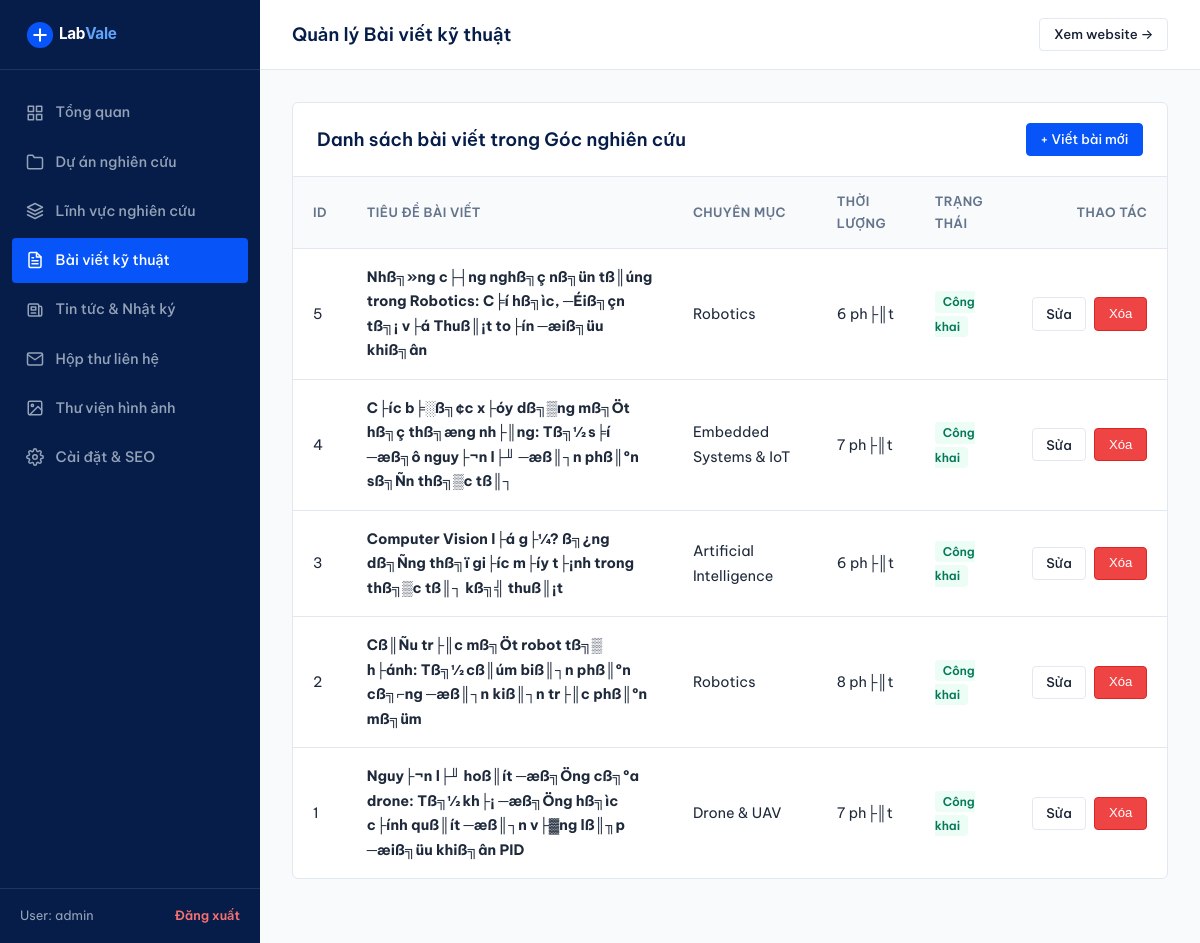
The app's page /admin/articles.php (signed in), older data.
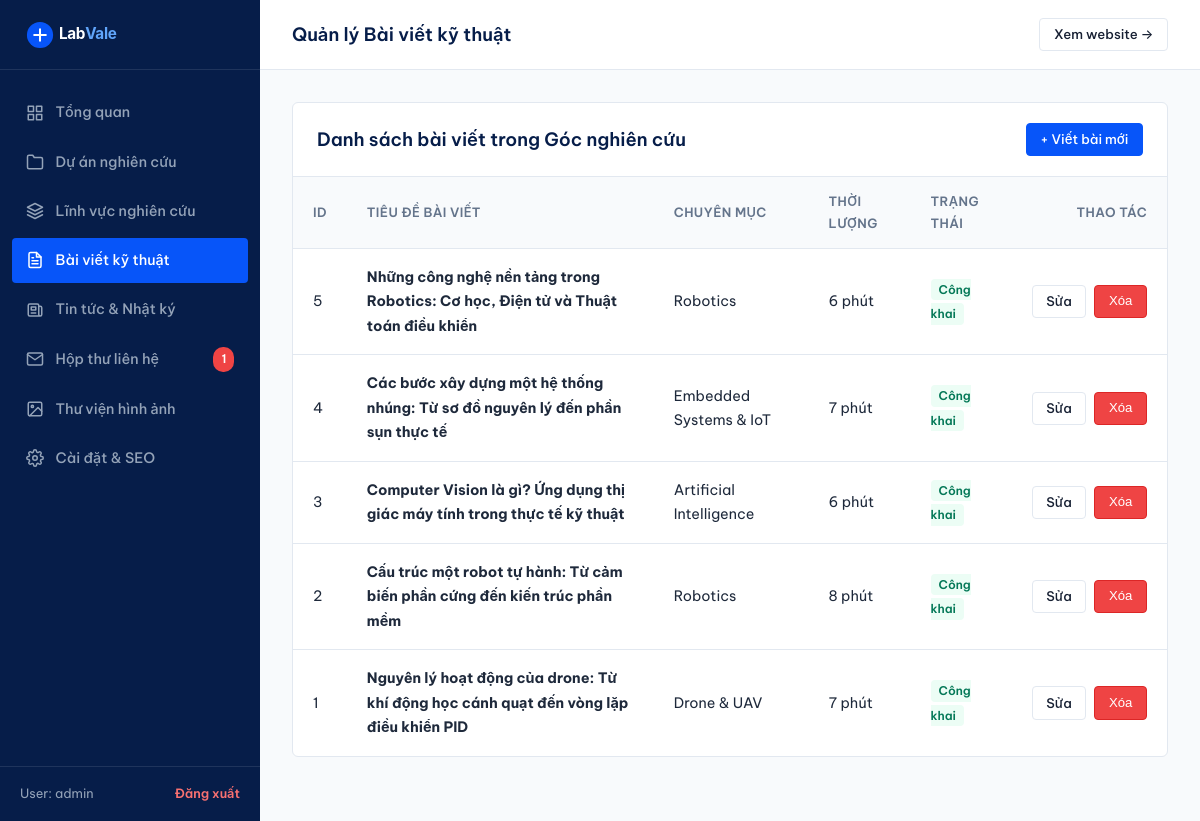
The same page, newer data.
### tables this page shows
CREATE TABLE `articles` (
  `id` int(11) NOT NULL AUTO_INCREMENT,
  `area_id` int(11) DEFAULT NULL,
  `title` varchar(255) NOT NULL,
  `slug` varchar(255) NOT NULL,
  `summary` text NOT NULL,
  `content` longtext NOT NULL,
  `image` varchar(255) NOT NULL,
  `reading_time` varchar(20) DEFAULT '6 phút',
  `author` varchar(100) DEFAULT 'LabVale Research Team',
  `tags` varchar(255) NOT NULL,
  `is_published` tinyint(1) DEFAULT 1,
  `views` int(11) DEFAULT 0,
  `published_at` datetime DEFAULT current_timestamp(),
  `created_at` datetime DEFAULT current_timestamp(),
  PRIMARY KEY (`id`),
  UNIQUE KEY `slug` (`slug`),
  KEY `area_id` (`area_id`),
  CONSTRAINT `fk_articles_area` FOREIGN KEY (`area_id`) REFERENCES `research_areas` (`id`) ON DELETE SET NULL
);

CREATE TABLE `research_areas` (
  `id` int(11) NOT NULL AUTO_INCREMENT,
  `slug` varchar(100) NOT NULL,
  `name` varchar(150) NOT NULL,
  `subtitle` varchar(255) NOT NULL,
  `icon_svg` text NOT NULL,
  `short_desc` text NOT NULL,
  `full_content` longtext NOT NULL,
  `image` varchar(255) NOT NULL,
  `sort_order` int(11) DEFAULT 0,
  `is_active` tinyint(1) DEFAULT 1,
  `created_at` datetime DEFAULT current_timestamp(),
  PRIMARY KEY (`id`),
  UNIQUE KEY `slug` (`slug`)
);

### includes/helpers.php (called while the page is built, shortened)
<?php
function url(string $path = ''): string {
    $cleanPath = '/' . ltrim($path, '/');
    if ($cleanPath === '/') {
        return BASE_PATH === '' ? '/' : BASE_PATH . '/';
    }
    return BASE_PATH . $cleanPath;
}
function asset(string $path = ''): string {
    $cleanPath = ltrim($path, '/');
    $fullUrl = url('assets/' . $cleanPath);
    $realPath = __DIR__ . '/../assets/' . $cleanPath;
    if (file_exists($realPath)) {
        return $fullUrl . '?v=' . filemtime($realPath);
    }
    return $fullUrl;
}
function e(?string $str): string {
    return htmlspecialchars($str ?? '', ENT_QUOTES, 'UTF-8');
}

### admin/articles.php (the view, shortened to what the changed rows need)
<?php
$adminNav = 'articles';
    ?>
    <?php
require_once __DIR__ . '/views/header.php';
$articles = $db->query("
    SELECT art.*, a.name AS area_name
    FROM `articles` art
    LEFT JOIN `research_areas` a ON art.area_id = a.id
    ORDER BY art.id DESC
")->fetchAll();
?>
<div class="admin-card">
    <div style="overflow-x: auto;">
        <table class="admin-table">
            <thead>
                <tr>
                    <th style="width: 50px;">ID</th>
                    <th>Tiêu đề bài viết</th>
                    <th>Chuyên mục</th>
                    <th>Thời lượng</th>
                    <th>Trạng thái</th>
                    <th style="text-align: right; width: 140px;">Thao tác</th>
                </tr>
            </thead>
            <tbody>
                <?php if (!empty($articles)): ?>
                    <?php foreach ($articles as $art): ?>
                        <tr>
                            <td><?= $art['id'] ?></td>
                            <td>
                                <strong><?= e($art['title']) ?></strong>
                            </td>
                            <td><?= e($art['area_name'] ?? 'Chung') ?></td>
                            <td><?= e($art['reading_time']) ?></td>
                            <td>
                                <?php if ($art['is_published']): ?>
                                    <span style="font-size: 0.75rem; background-color: #ECFDF5; color: #047857; padding: 0.2rem 0.5rem; border-radius: 4px; font-weight: 600;">Công khai</span>
                                <?php else: ?>
                                    <span style="font-size: 0.75rem; background-color: #F1F5F9; color: #64748B; padding: 0.2rem 0.5rem; border-radius: 4px;">Nháp</span>
                                <?php endif; ?>
                            </td>
                            <td style="text-align: right;">
                                <div class="admin-actions-cell" style="justify-content: flex-end;">
                                    <a href="<?= url('/admin/articles?action=edit&id=' . $art['id']) ?>" class="btn btn-secondary btn-sm">Sửa</a>
                                    <form action="<?= url('/admin/articles') ?>" method="POST" onsubmit="return confirm('Bạn có chắc muốn xóa bài viết này không?');">
                                        <button type="submit" class="btn btn-danger btn-sm">Xóa</button>
                                    </form>
                                </div>
                            </td>
                        </tr>
                    <?php endforeach; ?>
                <?php else: ?>
                    <tr>
                        <td colspan="6" style="text-align: center; color: var(--admin-muted);">Chưa có bài viết nào.</td>
                    </tr>
                <?php endif; ?>
            </tbody>
        </table>
    </div>
</div>
<?php require_once __DIR__ . '/views/footer.php'; ?>

### admin/views/header.php (shortened to what the changed rows need)
<?php
$adminNav = $adminNav ?? 'dashboard';
$db = Database::getConnection();
$unreadContacts = (int)$db->query("SELECT COUNT(*) FROM `contacts` WHERE `is_read` = 0")->fetchColumn();
?>
<!DOCTYPE html>
<html lang="vi">
<head>
    <link rel="stylesheet" href="<?= asset('css/style.css') ?>">
    <link rel="stylesheet" href="<?= asset('css/admin.css') ?>">
</head>
<body class="admin-body">
    <aside class="admin-sidebar">
        <nav class="admin-nav">
            <a href="<?= url('/admin/contacts') ?>" class="admin-nav-link <?= $adminNav === 'contacts' ? 'active' : '' ?>">
                <svg width="18" height="18" viewBox="0 0 24 24" fill="none" stroke="currentColor" stroke-width="2" stroke-linecap="round" stroke-linejoin="round"><path d="M4 4h16c1.1 0 2 .9 2 2v12c0 1.1-.9 2-2 2H4c-1.1 0-2-.9-2-2V6c0-1.1.9-2 2-2z"/><polyline points="22,6 12,13 2,6"/></svg>
                <span>Hộp thư liên hệ</span>
                <?php if ($unreadContacts > 0): ?>
                    <span class="admin-badge"><?= $unreadContacts ?></span>
                <?php endif; ?>
            </a>
        </nav>
    </aside>
    <div class="admin-main">
        <div class="admin-content">

Row changes from the older to the newer data that the page shows:
changed articles id 5: title "Nhß╗»ng c├┤ng nghß╗ç nß╗ün tß║úng trong Robotics: C╞í hß╗ìc, ─Éiß╗çn tß╗¡ v├á Thuß║¡t to├ín ─æiß╗üu khiß╗ân" → "Những công nghệ nền tảng trong Robotics: Cơ học, Điện tử và Thuật toán điều khiển"; reading_time "6 ph├║t" → "6 phút"
changed articles "Embedded Systems & IoT": title "C├íc b╞░ß╗¢c x├óy dß╗▒ng mß╗Öt hß╗ç thß╗æng nh├║ng: Tß╗½ s╞í ─æß╗ô nguy├¬n l├╜ ─æß║┐n phß║ºn sß╗Ñn thß╗▒c tß║┐" → "Các bước xây dựng một hệ thống nhúng: Từ sơ đồ nguyên lý đến phần sụn thực tế"; reading_time "7 ph├║t" → "7 phút"
changed articles "Artificial Intelligence": title "Computer Vision l├á g├¼? ß╗¿ng dß╗Ñng thß╗ï gi├íc m├íy t├¡nh trong thß╗▒c tß║┐ kß╗╣ thuß║¡t" → "Computer Vision là gì? Ứng dụng thị giác máy tính trong thực tế kỹ thuật"; reading_time "6 ph├║t" → "6 phút"
changed articles id 2: title "Cß║Ñu tr├║c mß╗Öt robot tß╗▒ h├ánh: Tß╗½ cß║úm biß║┐n phß║ºn cß╗⌐ng ─æß║┐n kiß║┐n tr├║c phß║ºn mß╗üm" → "Cấu trúc một robot tự hành: Từ cảm biến phần cứng đến kiến trúc phần mềm"; reading_time "8 ph├║t" → "8 phút"
changed articles "Drone & UAV": title "Nguy├¬n l├╜ hoß║ít ─æß╗Öng cß╗ºa drone: Tß╗½ kh├¡ ─æß╗Öng hß╗ìc c├ính quß║ít ─æß║┐n v├▓ng lß║╖p ─æiß╗üu khiß╗ân PID" → "Nguyên lý hoạt động của drone: Từ khí động học cánh quạt đến vòng lặp điều khiển PID"; reading_time "7 ph├║t" → "7 phút"
Text that changed along with them:
$unreadContacts: (not shown) → "1"
